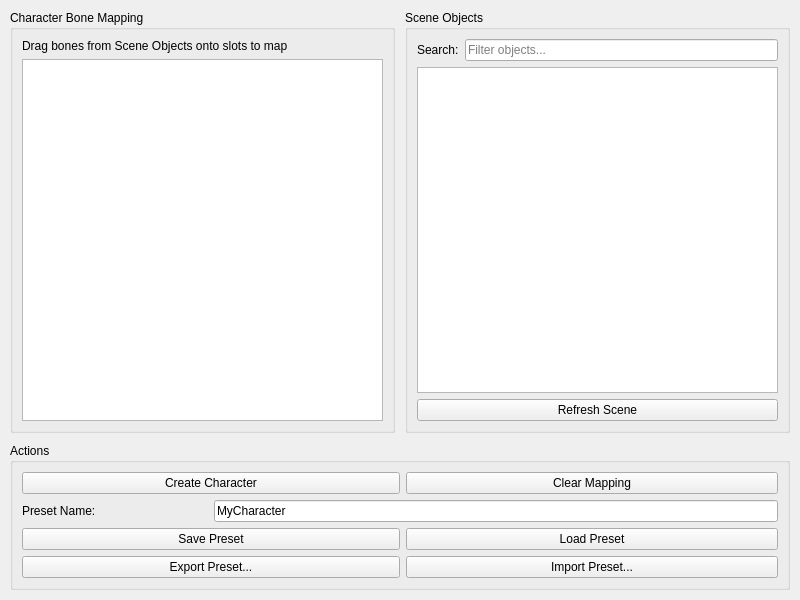
<?xml version="1.0" encoding="UTF-8"?>
<ui version="4.0">
 <class>CharacterMapperWidget</class>
 <widget class="QWidget" name="CharacterMapperWidget">
  <property name="geometry">
   <rect>
    <x>0</x>
    <y>0</y>
    <width>800</width>
    <height>600</height>
   </rect>
  </property>
  <property name="windowTitle">
   <string>Character Mapper</string>
  </property>
  <layout class="QVBoxLayout" name="mainLayout">
   <property name="leftMargin">
    <number>10</number>
   </property>
   <property name="topMargin">
    <number>10</number>
   </property>
   <property name="rightMargin">
    <number>10</number>
   </property>
   <property name="bottomMargin">
    <number>10</number>
   </property>
   <property name="spacing">
    <number>10</number>
   </property>
   <item>
    <layout class="QHBoxLayout" name="mainContentLayout">
     <property name="spacing">
      <number>10</number>
     </property>
     <item>
      <widget class="QGroupBox" name="boneMappingGroup">
       <property name="title">
        <string>Character Bone Mapping</string>
       </property>
       <layout class="QVBoxLayout" name="verticalLayout">
        <item>
         <widget class="QLabel" name="instructionLabel">
          <property name="text">
           <string>Drag bones from Scene Objects onto slots to map</string>
          </property>
          <property name="wordWrap">
           <bool>true</bool>
          </property>
         </widget>
        </item>
        <item>
         <widget class="QListWidget" name="mappingList">
          <property name="alternatingRowColors">
           <bool>true</bool>
          </property>
         </widget>
        </item>
       </layout>
      </widget>
     </item>
     <item>
      <widget class="QGroupBox" name="sceneObjectsGroup">
       <property name="title">
        <string>Scene Objects</string>
       </property>
       <layout class="QVBoxLayout" name="verticalLayout_2">
        <item>
         <layout class="QHBoxLayout" name="searchLayout">
          <item>
           <widget class="QLabel" name="searchLabel">
            <property name="text">
             <string>Search:</string>
            </property>
           </widget>
          </item>
          <item>
           <widget class="QLineEdit" name="searchEdit">
            <property name="placeholderText">
             <string>Filter objects...</string>
            </property>
           </widget>
          </item>
         </layout>
        </item>
        <item>
         <widget class="QListWidget" name="objectsList">
          <property name="alternatingRowColors">
           <bool>true</bool>
          </property>
         </widget>
        </item>
        <item>
         <widget class="QPushButton" name="refreshButton">
          <property name="text">
           <string>Refresh Scene</string>
          </property>
         </widget>
        </item>
       </layout>
      </widget>
     </item>
    </layout>
   </item>
   <item>
    <widget class="QGroupBox" name="actionsGroup">
     <property name="title">
      <string>Actions</string>
     </property>
     <property name="maximumHeight">
      <number>180</number>
     </property>
     <layout class="QGridLayout" name="gridLayout">
      <item row="0" column="0" colspan="2">
       <widget class="QPushButton" name="createCharacterButton">
        <property name="text">
         <string>Create Character</string>
        </property>
       </widget>
      </item>
      <item row="0" column="2" colspan="2">
       <widget class="QPushButton" name="clearMappingButton">
        <property name="text">
         <string>Clear Mapping</string>
        </property>
       </widget>
      </item>
      <item row="1" column="0">
       <widget class="QLabel" name="presetNameLabel">
        <property name="text">
         <string>Preset Name:</string>
        </property>
       </widget>
      </item>
      <item row="1" column="1" colspan="3">
       <widget class="QLineEdit" name="presetNameEdit">
        <property name="text">
         <string>MyCharacter</string>
        </property>
       </widget>
      </item>
      <item row="2" column="0" colspan="2">
       <widget class="QPushButton" name="savePresetButton">
        <property name="text">
         <string>Save Preset</string>
        </property>
       </widget>
      </item>
      <item row="2" column="2" colspan="2">
       <widget class="QPushButton" name="loadPresetButton">
        <property name="text">
         <string>Load Preset</string>
        </property>
       </widget>
      </item>
      <item row="3" column="0" colspan="2">
       <widget class="QPushButton" name="exportPresetButton">
        <property name="text">
         <string>Export Preset...</string>
        </property>
       </widget>
      </item>
      <item row="3" column="2" colspan="2">
       <widget class="QPushButton" name="importPresetButton">
        <property name="text">
         <string>Import Preset...</string>
        </property>
       </widget>
      </item>
     </layout>
    </widget>
   </item>
  </layout>
 </widget>
 <resources/>
 <connections/>
</ui>
